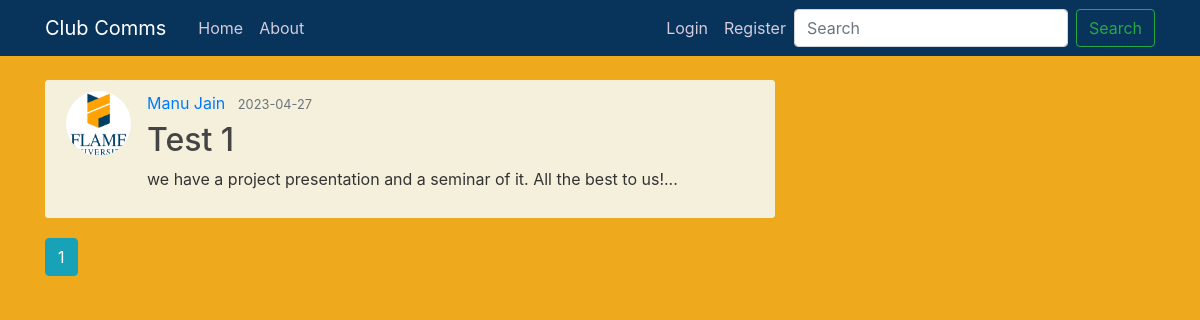
Page /home on the earlier database version.
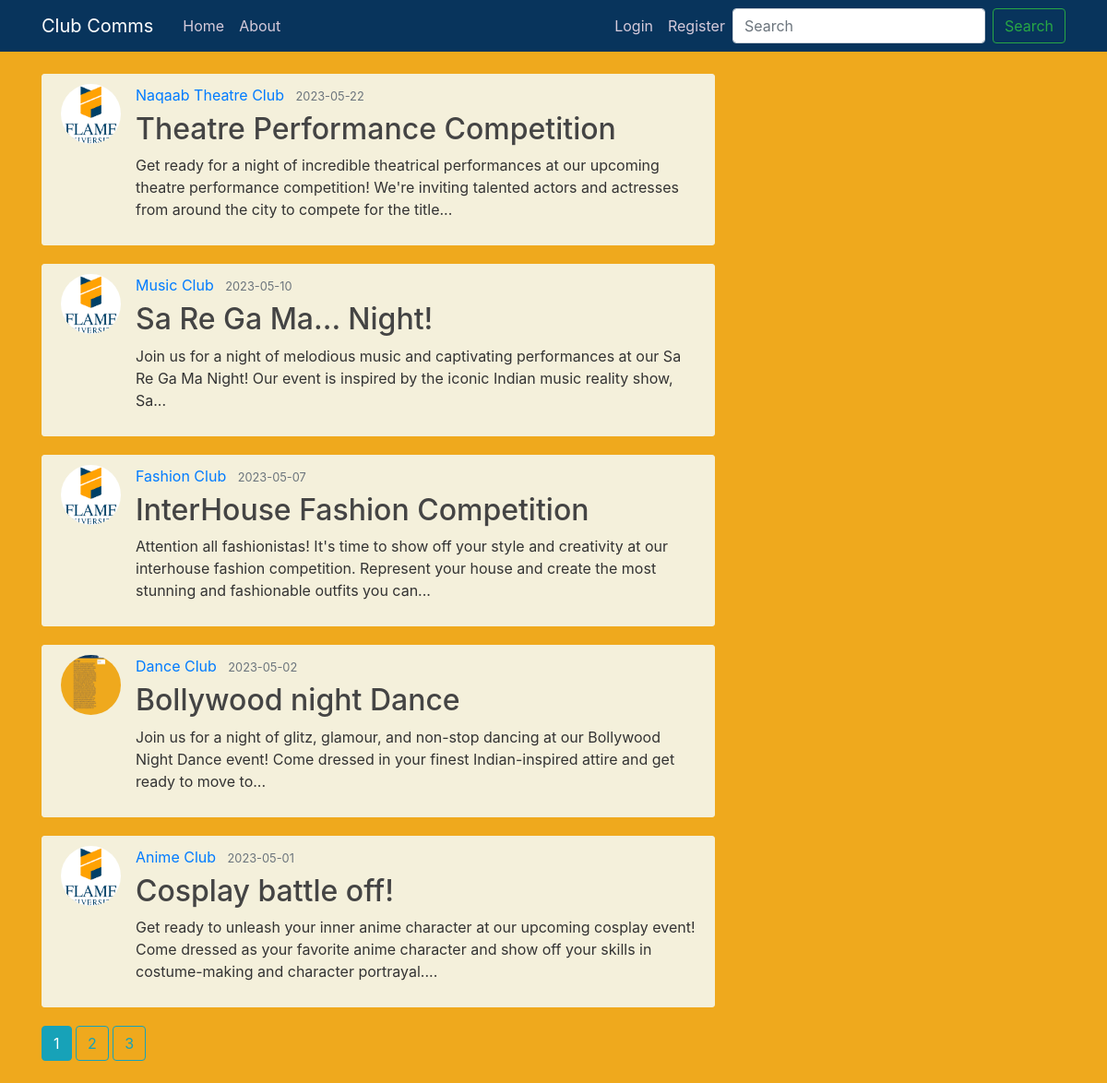
Same page on the later database version.
### flaskblog/models.py (models this page shows, shortened)
class Post(db.Model):
    id = db.Column(db.Integer, primary_key=True)
    title = db.Column(db.String(100), nullable=False)
    date_posted = db.Column(db.DateTime, nullable=False)
    content = db.Column(db.Text, nullable=False)
    user_id = db.Column(db.Integer, db.ForeignKey('user.id'), nullable=False)

class User(db.Model, UserMixin):
    id = db.Column(db.Integer, primary_key=True)
    username = db.Column(db.String(20), unique=True, nullable=False)
    email = db.Column(db.String(120), unique=True, nullable=False)
    image_file = db.Column(db.String(20), nullable=False, default='default.jpg')
    password = db.Column(db.String(60), nullable=False)
    posts = db.relationship('Post', backref='author', lazy=True)

### flaskblog/routes.py (the view)
@app.route("/")
@app.route("/home")
def home():
    page = request.args.get('page', 1, type=int)
    users = User.query.all()
    posts = Post.query.order_by(Post.date_posted.desc()).paginate(page=page, per_page=5)
    return render_template('home.html', posts=posts, users=users)

### flaskblog/templates/home.html
{% extends "layout.html" %}
{% block content %}
    {% for post in posts.items %}
        <article class="media content-section">
          <img class="rounded-circle article-img" src="{{ url_for('static', filename='profile_pics/' + post.author.image_file) }}">
          <div class="media-body">
            <div class="article-metadata">
              <a class="mr-2" href="{{ url_for('user_posts', username=post.author.username) }}">{{ post.author.username }}</a>
              <small class="text-muted">{{ post.date_posted.strftime('%Y-%m-%d') }}</small>
            </div>
            <h2><a class="article-title" href="{{ url_for('post', post_id=post.id) }}">{{ post.title }}</a></h2>
            <p class="article-content">{{ post.content.split()[:30] | join(" ") ~ "..." }}</p>
          </div>
        </article>
    {% endfor %}
    {% for page_num in posts.iter_pages(left_edge=1, right_edge=1, left_current=1, right_current=2) %}
      {% if page_num %}
        {% if posts.page == page_num %}
          <a class="btn btn-info mb-4" href="{{ url_for('home', page=page_num) }}">{{ page_num }}</a>
        {% else %}
          <a class="btn btn-outline-info mb-4" href="{{ url_for('home', page=page_num) }}">{{ page_num }}</a>
        {% endif %}
      {% else %}
        ...
      {% endif %}
    {% endfor %}
{% endblock content %}

### flaskblog/templates/layout.html (shortened to what this page needs)
<!DOCTYPE html>
<html>
<head>
    <link rel="stylesheet" href="https://maxcdn.bootstrapcdn.com/bootstrap/4.0.0/css/bootstrap.min.css">
    <link rel="stylesheet" type="text/css" href="{{ url_for('static', filename='main.css') }}">
</head>
<body>
    <header class="site-header">
      <nav class="navbar navbar-expand-md navbar-dark bg-steel fixed-top">
        <div class="container">
          <a class="navbar-brand mr-4" href="/">Club Comms</a>
          <div class="collapse navbar-collapse" id="navbarToggle">
            <div class="navbar-nav mr-auto">
              <a class="nav-item nav-link" href="{{ url_for('home') }}">Home</a>
              <a class="nav-item nav-link" href="{{ url_for('about') }}">About</a>
            </div>
            <div class="navbar-nav">
              {% if current_user.is_authenticated %}
                <a class="nav-item nav-link" href="{{ url_for('new_post') }}">New Event</a>
                <a class="nav-item nav-link" href="{{ url_for('account') }}">Account</a>
                <a class="nav-item nav-link" href="{{ url_for('logout') }}">Logout</a>
              {% else %}
                <a class="nav-item nav-link" href="{{ url_for('login') }}">Login</a>
                <a class="nav-item nav-link" href="{{ url_for('register') }}">Register</a>
              {% endif %}
            </div>
            <form class="form-inline my-2 my-lg-0" action="{{ url_for('search') }}" method="GET">
              <input class="form-control mr-sm-2" type="text" name="query" placeholder="Search">
              <button class="btn btn-outline-success my-2 my-sm-0" type="submit">Search</button>
            </form>
          </div>
        </div>
      </nav>
    </header>
    <main role="main" class="container">
      <div class="row">
        <div class="col-md-8">
          {% block content %}{% endblock %}
        </div>
      </div>
    </main>
</body>
</html>

### flaskblog/static/main.css (style rules this page uses)
body { background: #efa91d; color: #333333; margin-top: 5rem; }
h1, h2, h3, h4, h5, h6 { color: #444444; }
.bg-steel { background-color: #08345c; }
.site-header .navbar-nav .nav-link { color: #d6cbdb; }
.content-section { background: #f4f0db; padding: 10px 20px; border: 1px solid #f4f0db; border-radius: 3px; margin-bottom: 20px; }
.article-title { color: #444444; }
.article-content { white-space: pre-line; }
.article-img { height: 65px; width: 65px; margin-right: 16px; }
.article-metadata { padding-bottom: 1px; margin-bottom: 4px; border-bottom: 1px solid #f4f0db }

Differences in the rows shown:
no longer on this page (row edited): Post: image_file (placeholder picture), author.username "Manu Jain", date_posted "2023-04-27", title "Test 1", content "we have a project presentation and a seminar of it. All the best to us!..."
added Post: image_file (placeholder picture), author.username "Naqaab Theatre Club", date_posted "2023-05-22", title "Theatre Performance Competition", content "Get ready for a night of incredible theatrical performances at our upcoming theatre performance competition! We're inviting talented actors and actresses from around the city to compete for the title..."
added Post: image_file (placeholder picture), author.username "Music Club", date_posted "2023-05-10", title "Sa Re Ga Ma... Night!", content "Join us for a night of melodious music and captivating performances at our Sa Re Ga Ma Night! Our event is inspired by the iconic Indian music reality show, Sa..."
added Post: image_file (placeholder picture), author.username "Fashion Club", date_posted "2023-05-07", title "InterHouse Fashion Competition", content "Attention all fashionistas! It's time to show off your style and creativity at our interhouse fashion competition. Represent your house and create the most stunning and fashionable outfits you can..."
added Post: image_file (picture), author.username "Dance Club", date_posted "2023-05-02", title "Bollywood night Dance", content "Join us for a night of glitz, glamour, and non-stop dancing at our Bollywood Night Dance event! Come dressed in your finest Indian-inspired attire and get ready to move to..."
added Post: image_file (placeholder picture), author.username "Anime Club", date_posted "2023-05-01", title "Cosplay battle off!", content "Get ready to unleash your inner anime character at our upcoming cosplay event! Come dressed as your favorite anime character and show off your skills in costume-making and character portrayal...."
Other differences:
new list line: "2"
new list line: "3"
